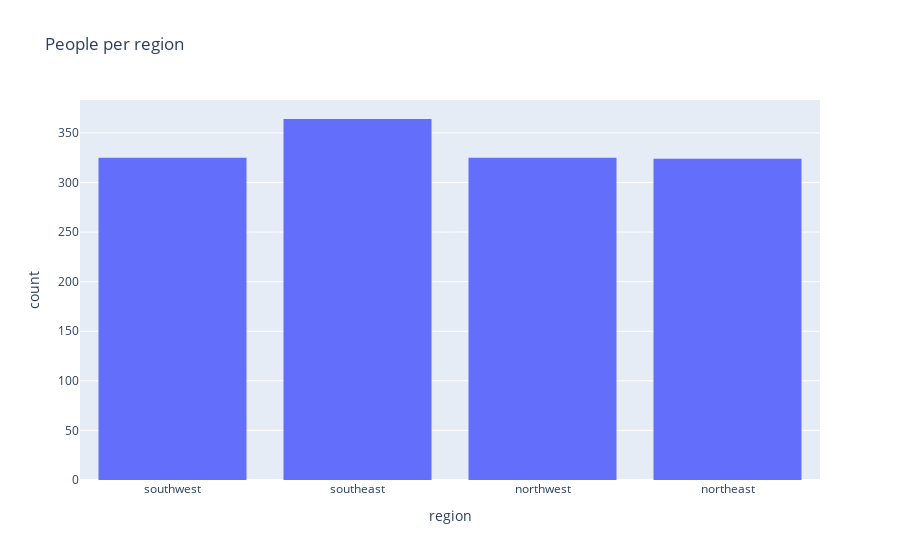

Write notebook code for a chart like this one.
### Code cell
fig = px.histogram(df_raw, x = 'region', title = "People per region")
fig.show()

### Figure 1 — Plotly figure (JSON) as saved in the notebook; plotly's stock layout.template omitted (floating-point values rounded to 4 significant figures; data arrays with more than 128 entries replaced by an {"elided": "..."} marker saying what was removed)
{"data": [{"alignmentgroup": "True", "bingroup": "x", "hovertemplate": "region=%{x}<br>count=%{y}<extra></extra>", "legendgroup": "", "marker": {"color": "#636efa", "pattern": {"shape": ""}}, "name": "", "offsetgroup": "", "orientation": "v", "showlegend": false, "type": "histogram", "x": {"elided": "1338 str values"}, "xaxis": "x", "yaxis": "y"}], "layout": {"barmode": "relative", "legend": {"tracegroupgap": 0}, "title": {"text": "People per region"}, "xaxis": {"anchor": "y", "domain": [0, 1], "title": {"text": "region"}}, "yaxis": {"anchor": "x", "domain": [0, 1], "title": {"text": "count"}}}}
